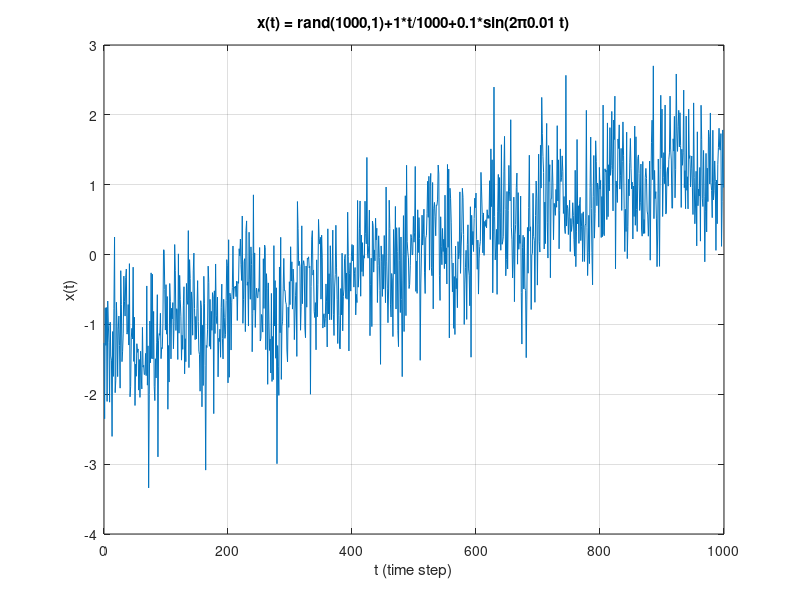

MATLAB code for this plot: (Note: this script raises an error after producing the figure.)
clear;
addpath('../lec8');

N  = 10^3;
t  = [0:N-1]';
f1 = (N/100)/N;
x  = randn(N,1)+0.5*sin(2*pi*f1*t)+5*t/N;
x  = (x-mean(x))/std(x);
dx = [0;diff(x)];

figure(1);clf
plot(t,x);hold on;
grid on;
title(sprintf('x(t) = rand(%d,1)+1*t/%d+0.1*sin(2\\pi%.2f t)',N,N,f1));
xlabel('t (time step)');
ylabel('x(t)');
plotcmds('./figures/lec9_prewhiten_tseries_x');

figure(2);clf
plot(t,dx);hold on;
grid on;
title(sprintf('dx(t)=x(t+1)-x(t)'));
xlabel('t (time step)');
ylabel('dx(t)');
plotcmds('./figures/lec9_prewhiten_tseries_dx');

figure(3);clf;
[I,f] = periodogramraw(x);
plot(f(1:end),I(1:end));hold on;grid on;
title('Raw Periodogram of x(t)');
xlabel('frequency');
ylabel('I(f)');
axis([0 0.1 0 500]);
plotcmds('./figures/lec9_prewhiten_periodogram_x');

figure(4);clf;
[I,f] = periodogramraw(x);
plot(f(1:end),I(1:end));hold on;grid on;
title('Raw Periodogram of x');
xlabel('frequency');
ylabel('I(f)');
axis([0.005 0.015 0 30]);
plotcmds('./figures/lec9_prewhiten_periodogram_zoom_x');

figure(5);clf;
[I,f] = periodogramraw(dx);
plot(f,I);hold on;
grid on;
title('Raw Periodogram of dx(t)=x(t+1)-x(t)');
xlabel('frequency');
ylabel('I(f)');
axis([0 0.1 0 0.5]);
plotcmds('./figures/lec9_prewhiten_periodogram_dx');

figure(6);clf;
[I,f] = periodogramraw(dx);
plot(f,I);hold on;
grid on;
title('Raw Periodogram of dx(t)=x(t+1)-x(t)');
xlabel('frequency');
ylabel('I(f)');
axis([0.005 0.025 0 0.30]);
plotcmds('./figures/lec9_prewhiten_periodogram_zoom_dx');

